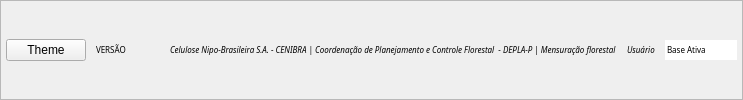
        <widget class="QFrame" name="Footer">
         <property name="frameShape">
          <enum>QFrame::StyledPanel</enum>
         </property>
         <property name="frameShadow">
          <enum>QFrame::Raised</enum>
         </property>
         <layout class="QHBoxLayout" name="horizontalLayout_3">
          <property name="spacing">
           <number>10</number>
          </property>
          <property name="leftMargin">
           <number>5</number>
          </property>
          <property name="topMargin">
           <number>5</number>
          </property>
          <property name="rightMargin">
           <number>5</number>
          </property>
          <property name="bottomMargin">
           <number>5</number>
          </property>
          <item>
           <widget class="QPushButton" name="toggle_button">
            <property name="text">
             <string>Theme</string>
            </property>
           </widget>
          </item>
          <item>
           <widget class="QLabel" name="label_2">
            <property name="font">
             <font>
              <family>Poppins Light</family>
              <pointsize>6</pointsize>
             </font>
            </property>
            <property name="text">
             <string>VERSÃO</string>
            </property>
           </widget>
          </item>
          <item>
           <widget class="QLabel" name="label_16">
            <property name="text">
             <string/>
            </property>
            <property name="pixmap">
             <pixmap resource="Icons/icons.qrc">:/svg/Country=brazil.svg</pixmap>
            </property>
           </widget>
          </item>
          <item>
           <widget class="QLabel" name="label_17">
            <property name="text">
             <string/>
            </property>
            <property name="pixmap">
             <pixmap resource="Icons/icons.qrc">:/svg/Country=japan.svg</pixmap>
            </property>
           </widget>
          </item>
          <item>
           <widget class="QLabel" name="label_54">
            <property name="font">
             <font>
              <family>Poppins Light</family>
              <pointsize>6</pointsize>
              <italic>true</italic>
             </font>
            </property>
            <property name="text">
             <string>Celulose Nipo-Brasileira S.A. - CENIBRA | Coordenação de Planejamento e Controle Florestal  - DEPLA-P | Mensuração florestal</string>
            </property>
           </widget>
          </item>
          <item>
           <widget class="QLabel" name="label_55">
            <property name="font">
             <font>
              <family>Poppins Light</family>
              <pointsize>6</pointsize>
              <italic>true</italic>
             </font>
            </property>
            <property name="text">
             <string>Usuário</string>
            </property>
           </widget>
          </item>
          <item>
           <widget class="QLineEdit" name="label_base">
            <property name="enabled">
             <bool>true</bool>
            </property>
            <property name="font">
             <font>
              <family>Poppins Light</family>
              <pointsize>6</pointsize>
             </font>
            </property>
            <property name="text">
             <string>Base Ativa</string>
            </property>
            <property name="frame">
             <bool>false</bool>
            </property>
            <property name="readOnly">
             <bool>true</bool>
            </property>
           </widget>
          </item>
         </layout>
        </widget>
